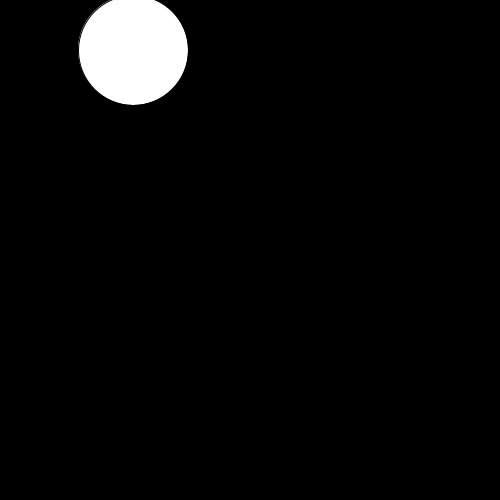
Frame 1 (no input)
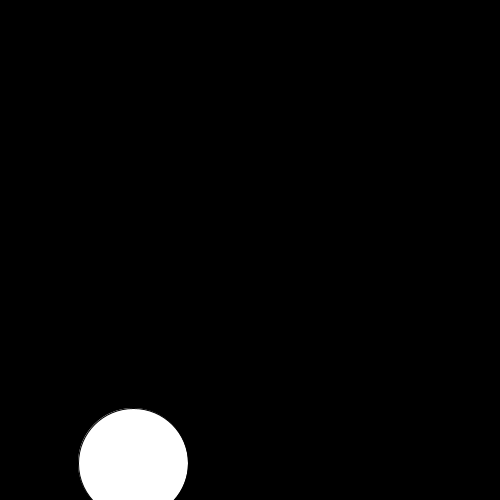
Frame 60 (the mouse pressed at the canvas centre just before this capture)
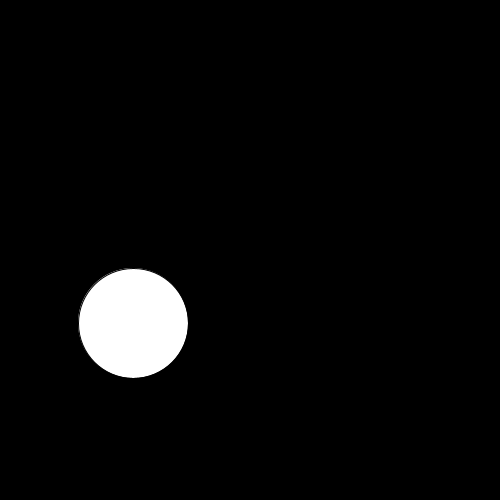
Frame 120 (the mouse held since frame 60 and released just before this capture)

The Processing sketch that drew these frames (run headless with seeded random() and noise(); from frame 60 on, the mouse is pressed at the canvas centre):

// Processing sketch: movimiento
// ── movimiento.pde
float y=50.0;
float velocidad=7.0;
float radio=55.0;

void setup(){
  size(500,500);
  background(0);
  ellipseMode(RADIUS);
}
void draw(){
  background(0);
  ellipse(133,y,radio,radio);
  y=y+velocidad;
  if (y>height){
    y=-radio;}
}
